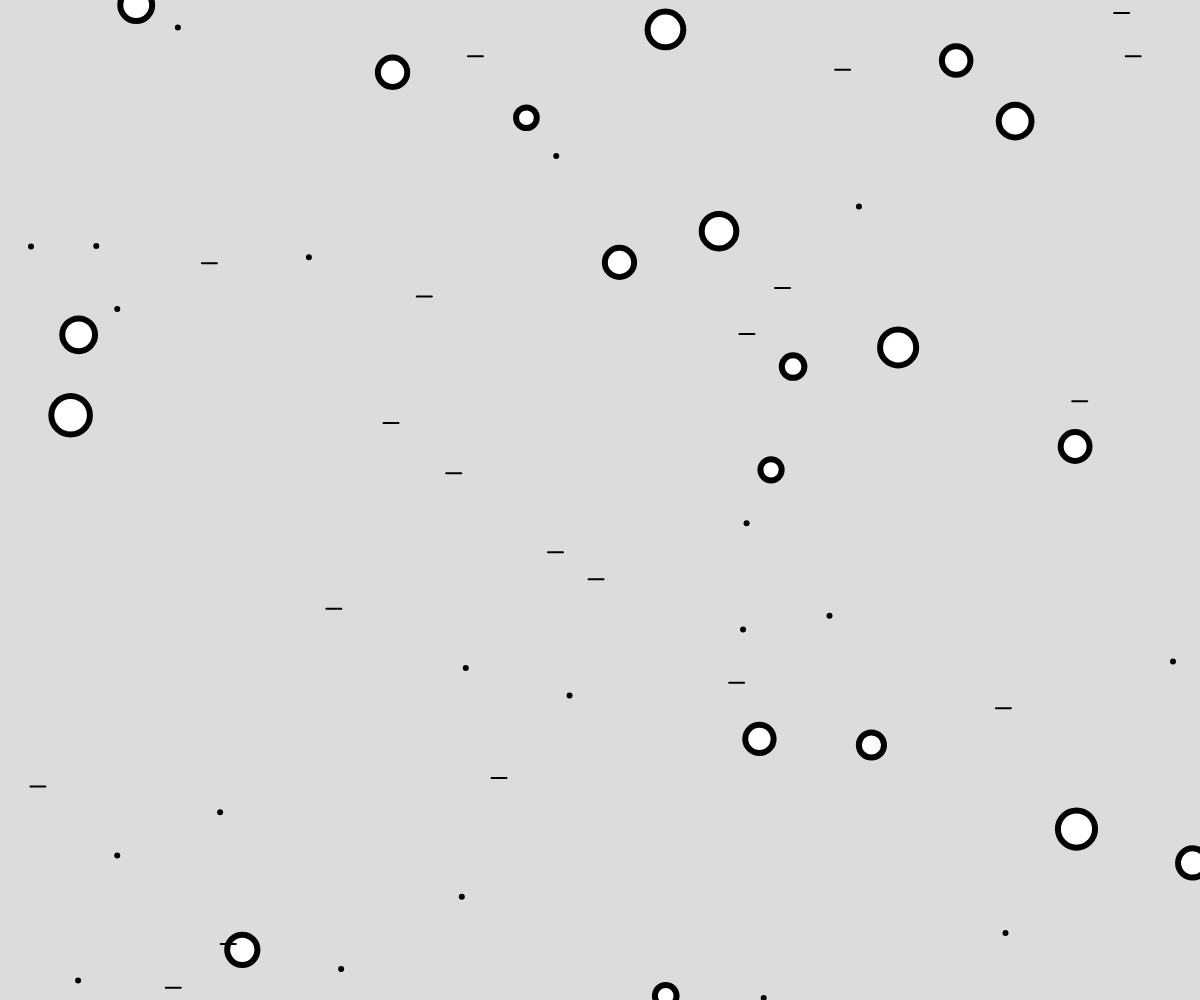
Frame 1 (no input)
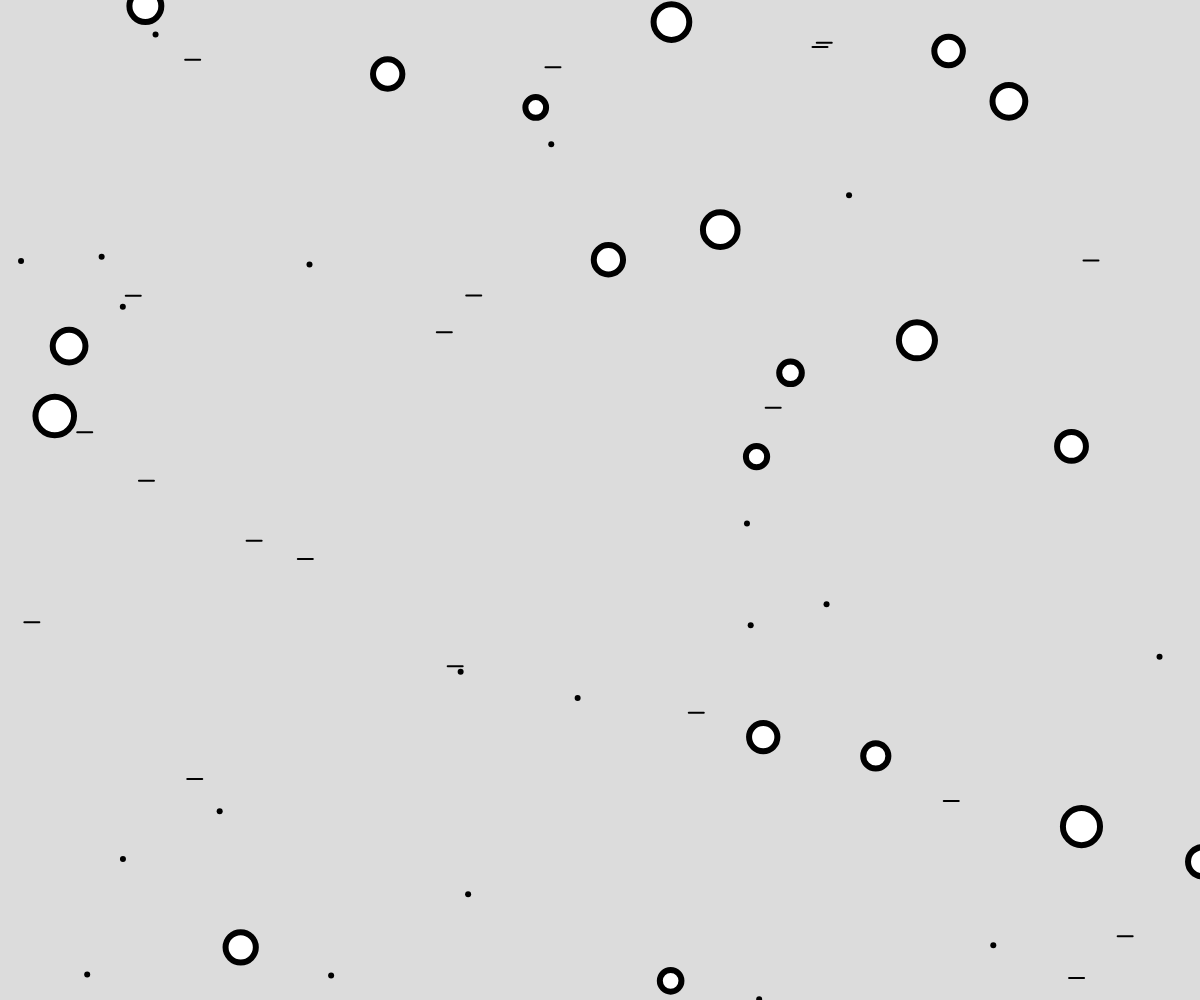
Frame 60 (no input)
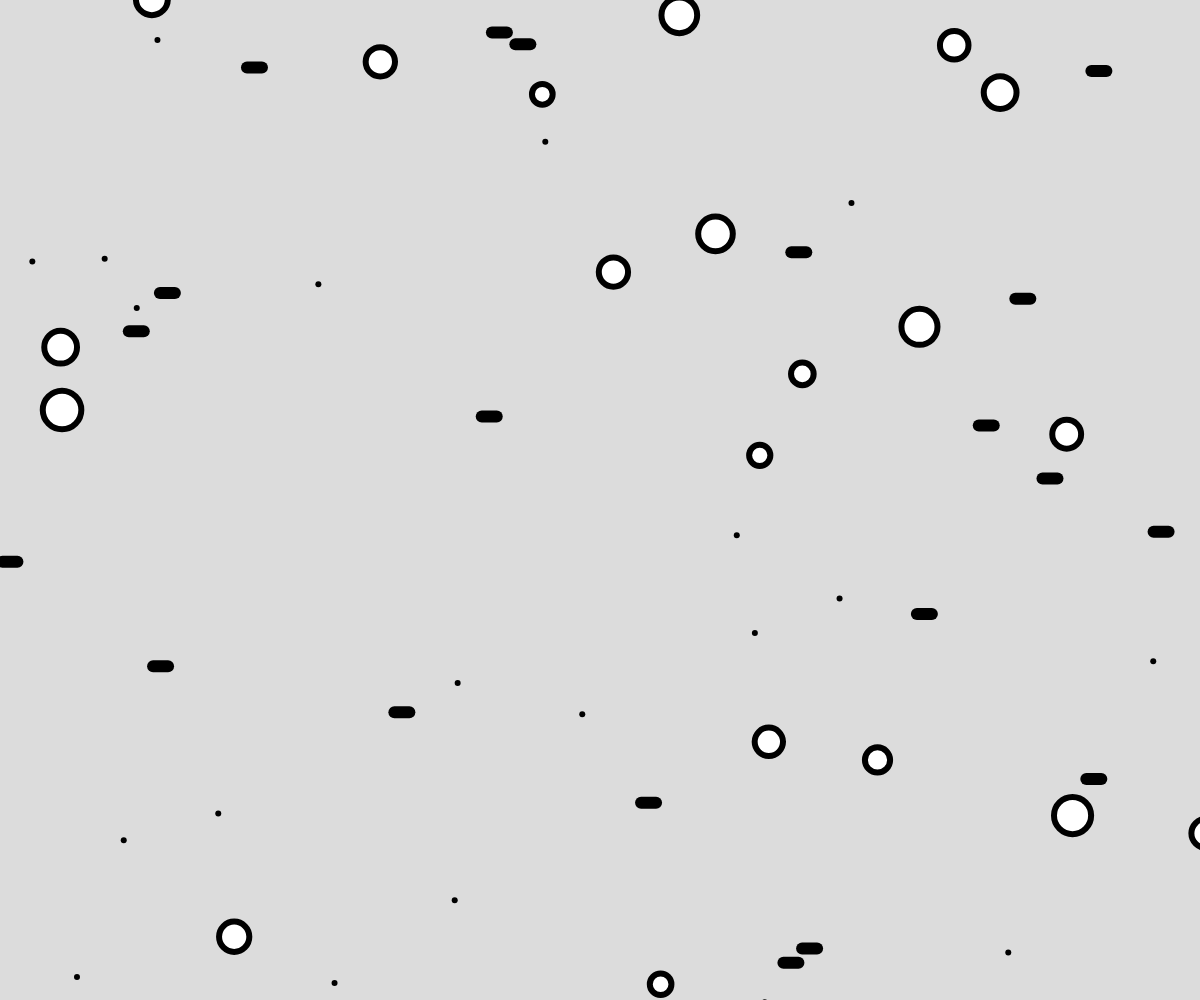
Frame 120 (the mouse pressed at the canvas centre since frame 60)

The p5.js sketch that drew these frames (run headless with seeded random() and noise() and a simulated clock; from frame 60 on, the mouse is pressed at the canvas centre):

// p5.js sketch
// ── sketch.js
// Project Title
// Your Name
// Date
//
// Extra for Experts:
// - describe what you did to take this project "above and beyond"

let objects = [];

function setup() {
  createCanvas(windowWidth, windowHeight);
  for (let i = 0 ; i < 20; i++){
    objects.push(new AnimatedObject(random(width), random(height)));
    objects.push(new CircleObject(random(width), random(height)));
    objects.push(new LineObject(random(width), random(height)));
  }
}

function draw() {
  background(220);
  for(let o of objects){
    o.move();
    o.display();
  }
}

class AnimatedObject{
  constructor(x,y){
    this.x = x; this.y = y;
    this.size = 6;
  }

  move(){
    this.x += random(-2,2);
    this.y += random(-2,2);
  }

  display(){
    strokeWeight(this.size);
    point(this.x, this.y);
  }
}

class CircleObject extends AnimatedObject{
  constructor(x,y){
    super(x,y);
    this.size = random(20,40);
  }

  display(){
    if(dist(this.x, this.y, mouseX, mouseY)< this.size/2){
      fill(0, 255, 0);
    } else fill(255);
    circle(this.x, this.y, this.size);
  }
}

class LineObject extends AnimatedObject{
  constructor(){
    super(random(width), random(height));
  }

  move(){
    super.move();
    this.x -= 5;
    if(this.x < 0) this.x = width;
  }

  display(){
    if(mouseIsPressed){
      strokeWeight(12);
    }
    else strokeWeight(2);

    line(this.x, this.y, this.x + 15, this.y);
  }
}
